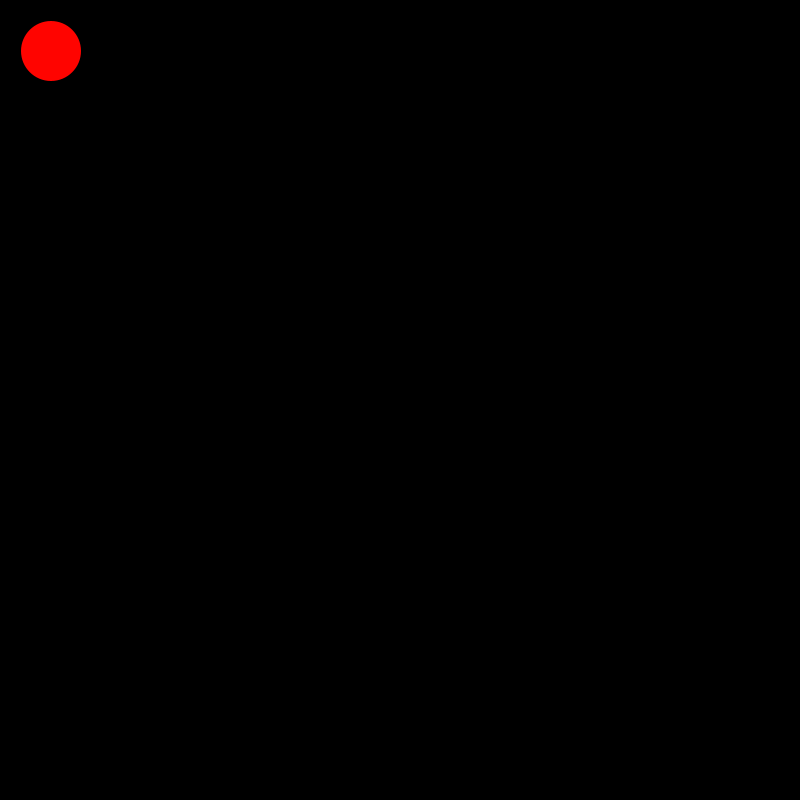
Frame 1 (no input)
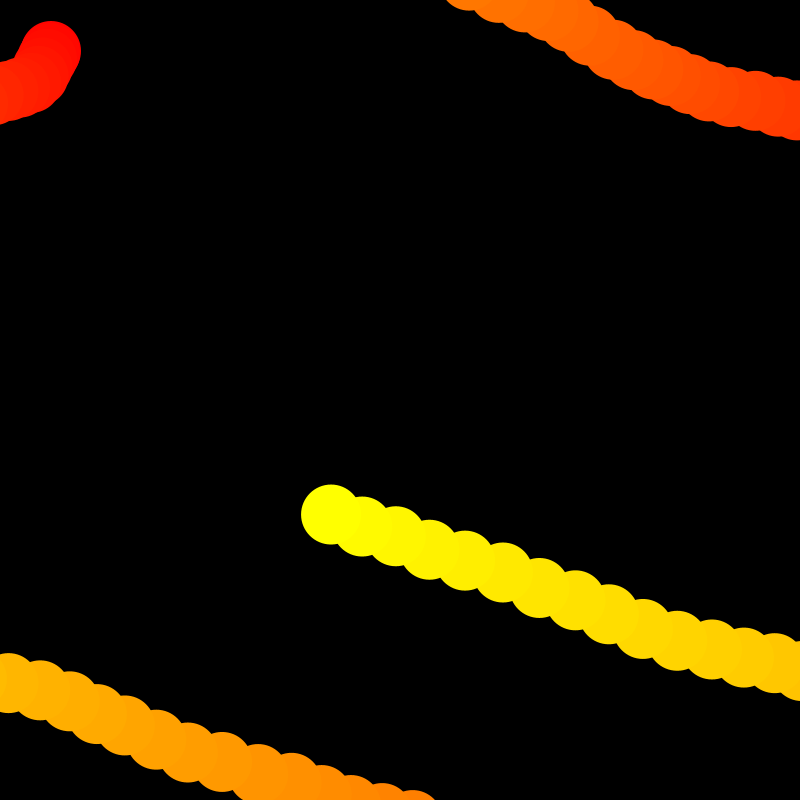
Frame 60 (the mouse pressed at the canvas centre just before this capture)
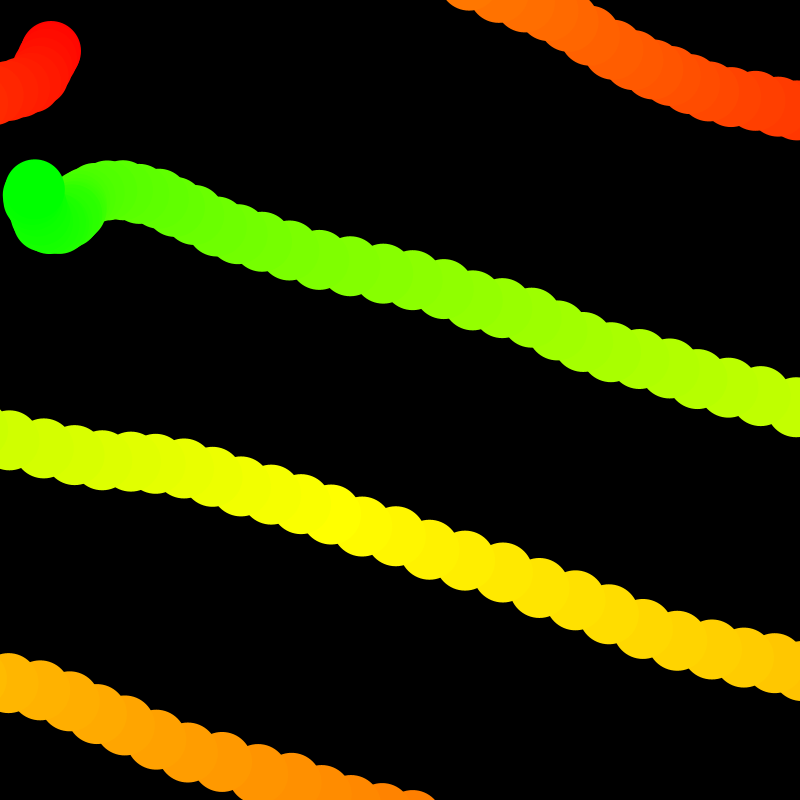
Frame 120 (the mouse held since frame 60 and released just before this capture)

The Processing sketch that drew these frames (run headless with seeded random() and noise(); from frame 60 on, the mouse is pressed at the canvas centre):

// Processing sketch: wanderer
// ── wanderer.pde
float y=height/2;
float x=width/2;
float vely=1;
float velx=1;
float accx= 0;
float accy=0;
int sz=60;


void setup(){
  size(800,800);
  background(0);
  colorMode(HSB, 360, 100, 100, 100);
  noStroke();
  
}

void draw(){
  fill(frameCount%360,100,100,100);
  accy=random(-4,4);
  accx=random(-4,4);
  x+=velx;
  y+=vely;
  vely+=accy;
  velx+=accx;
  ellipse(x,y,sz,sz);
  if (x - sz/2 > width) {      
    x = -sz/2;                
  }
  if (x + sz/2 < 0) {         
    x = width + sz/2;         
  }
  if (y - sz/2 > height) {     
    y = -sz/2;                 
  }
  if (y + sz/2 < 0) {          
    y = height + sz/2;        
  }
  
}
